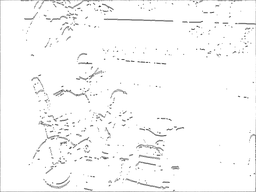
#> input picture ved_horizontal_sobel.bmp, 256 x 192 px, shrunk from 800 x 600 before the run
$ python ved_color.py ved_horizontal_sobel.bmp
#> lines starting #> are read from the running program, lines starting #| are printed output that depends on the picture
#> further down, img is the input picture: shape (192, 256, 3); min 48, max 255, mean 249
#vector edge detector for color image
import cv2
import sys
import array
import numpy as np

def ved_color(img):
    try:
        win_size = 3
        hight, width = img.shape[:2]
#> hight = 192; width = 256
        output_img = np.copy(img)
        print("image resolution :", width ,"x" ,hight)
#| image resolution : 256 x 192
        mask_x = np.array([
            [-1, 0, 1],
            [-1, 0, 1],
            [-1, 0, 1]
        ])
        mask_y = mask_x.T
        for row in range(hight-2):
            print("working on row:", row, end = "\r")
            for col in range(width-2):
                gx = 0
                gy = 0
                for win_r in range(win_size):
                    for win_c in range(win_size):
                            gy += img[row + win_r][col + win_c] * mask_y[win_r][win_c]
                            gx += img[row + win_r][col + win_c] * mask_x[win_r][win_c]
                g = abs(gx) + abs(gy)
                for i in range(3):
                    if g[i] > 255:
                        g[i] = 255
                output_img[row+1][col+1] = g
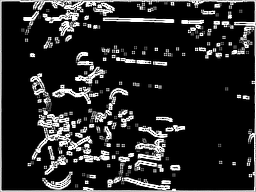
#> output_img: shape (192, 256, 3); min 0, max 255, mean 39.9
        cv2.imshow('input', img)
        cv2.imshow('output', output_img)
        cv2.waitKey()
    except AttributeError:
        print("Invalid file. Please check the file name you have entered")


if __name__ == '__main__':
    #applying edge detection
    try:
        img = cv2.imread(sys.argv[1])
        ved_color(img)
    except IndexError:
        print("error : please provide file name as command line argument")
        print("try : python", sys.argv[0], "<image_file_name>")
